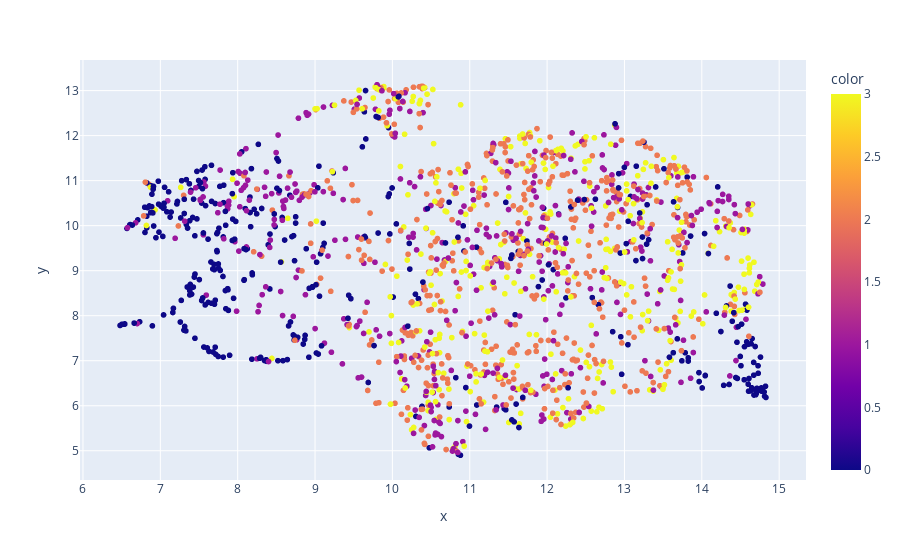

Write notebook code for a chart like this one.
### Code cell
fit = umap.UMAP(n_neighbors=5, min_dist=0.1, n_components=2).fit_transform(ess_emb["essay_1"])

fig = px.scatter(fit, x=fit[:,0], y=fit[:,1], 
    color=df[df.EssaySet==1].Score1.values)
fig.show()

### Figure 1 — Plotly figure (JSON) as saved in the notebook; plotly's stock layout.template omitted (floating-point values rounded to 4 significant figures; data arrays with more than 128 entries replaced by an {"elided": "..."} marker saying what was removed)
{"data": [{"hovertemplate": "x=%{x}<br>y=%{y}<br>color=%{marker.color}<extra></extra>", "legendgroup": "", "marker": {"color": {"elided": "1672 int values"}, "coloraxis": "coloraxis", "symbol": "circle"}, "mode": "markers", "name": "", "showlegend": false, "type": "scattergl", "x": {"elided": "1672 float values"}, "xaxis": "x", "y": {"elided": "1672 float values"}, "yaxis": "y"}], "layout": {"coloraxis": {"colorbar": {"title": {"text": "color"}}, "colorscale": [[0, "#0d0887"], [0.1111, "#46039f"], [0.2222, "#7201a8"], [0.3333, "#9c179e"], [0.4444, "#bd3786"], [0.5556, "#d8576b"], [0.6667, "#ed7953"], [0.7778, "#fb9f3a"], [0.8889, "#fdca26"], [1, "#f0f921"]]}, "legend": {"tracegroupgap": 0}, "margin": {"t": 60}, "xaxis": {"anchor": "y", "domain": [0, 1], "title": {"text": "x"}}, "yaxis": {"anchor": "x", "domain": [0, 1], "title": {"text": "y"}}}}
